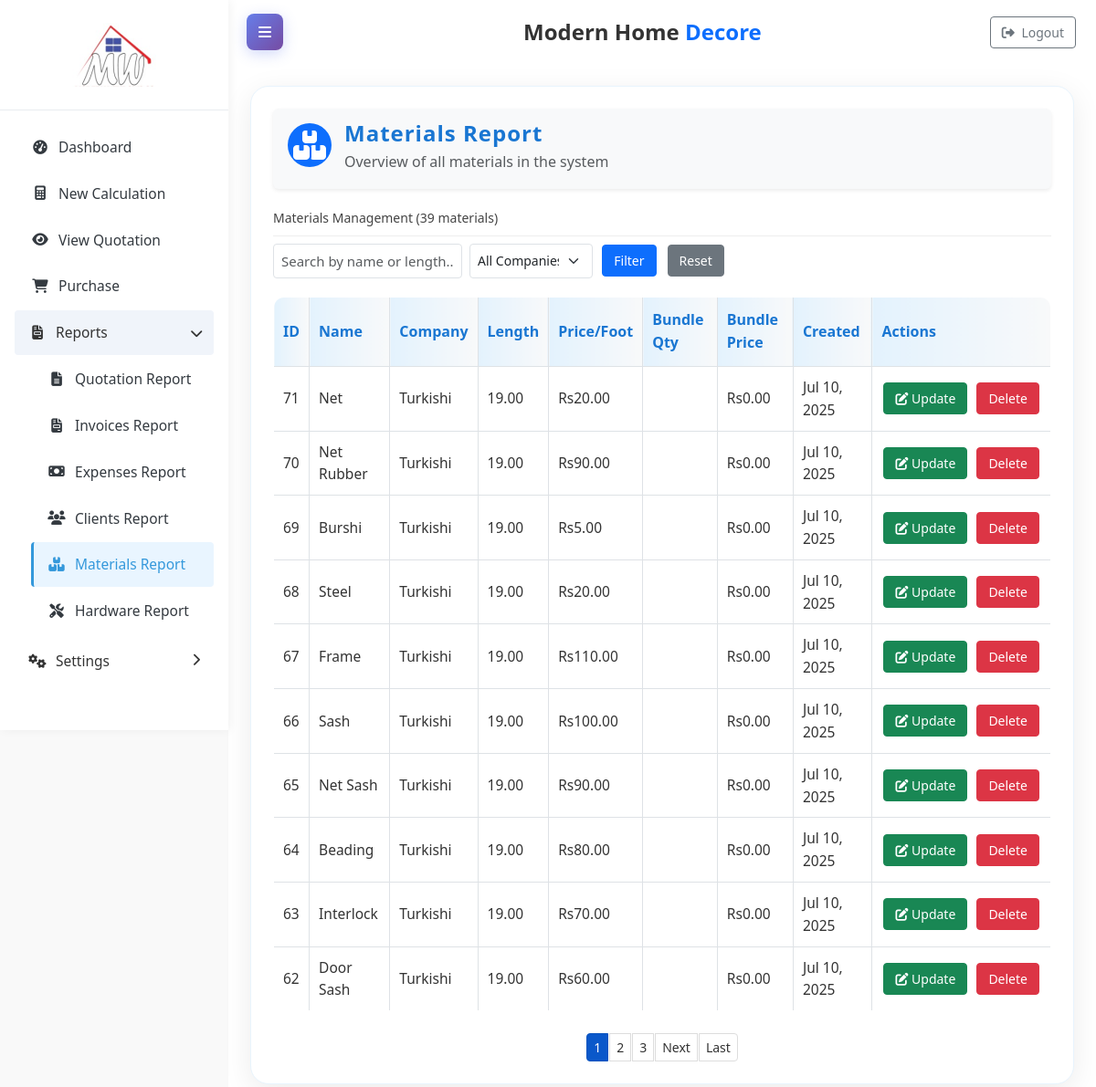
Before: /?page=reports_materials with the older database file.
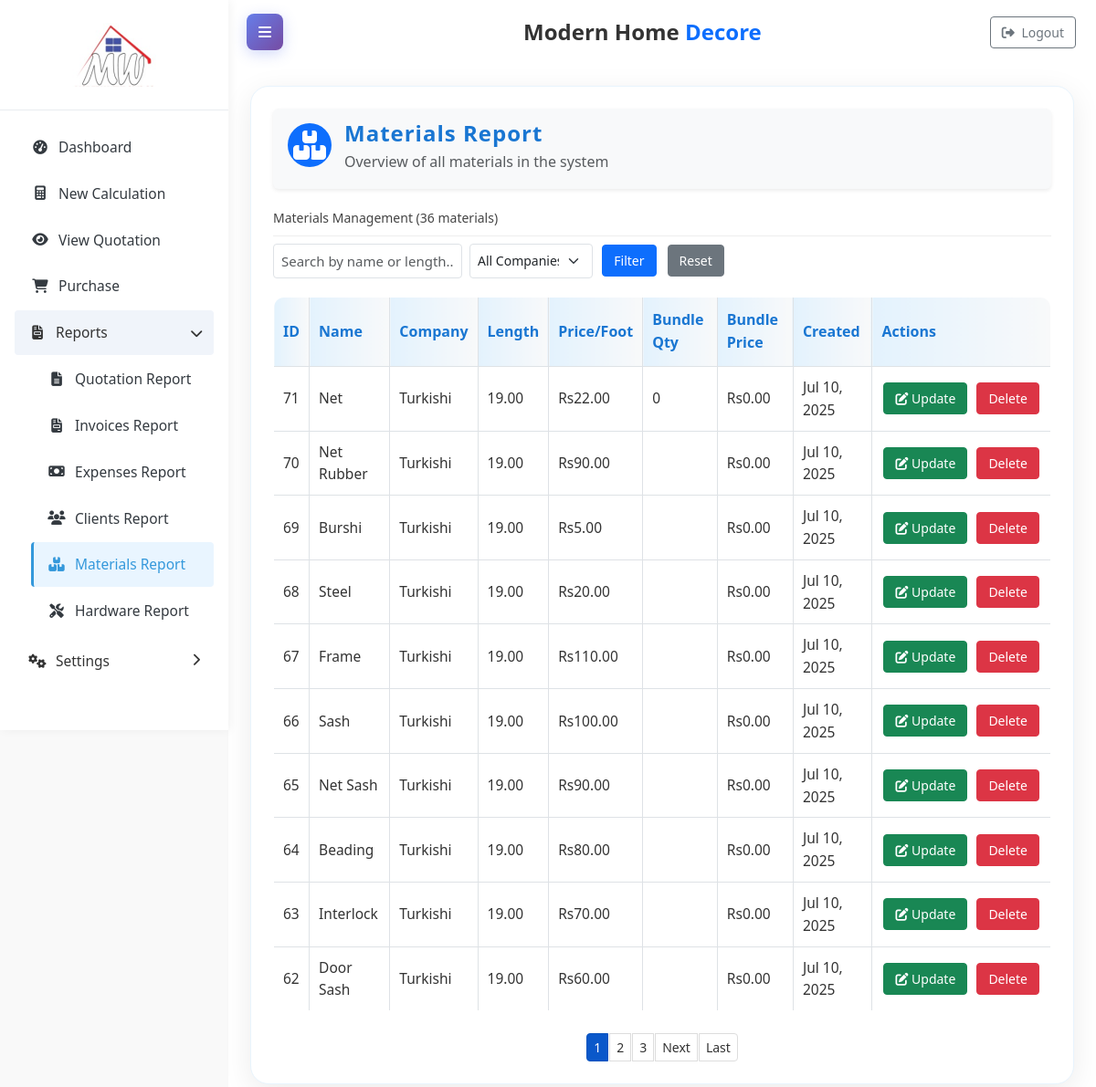
After: the same page with the newer database file.
### tables this page shows
CREATE TABLE `materials` (
  `id` int(11) NOT NULL,
  `company_id` int(11) NOT NULL,
  `name` varchar(255) NOT NULL,
  `length` decimal(10,2) NOT NULL,
  `price_per_foot` decimal(10,2) NOT NULL,
  `bundle_quantity` int(11) DEFAULT NULL,
  `bundle_price` decimal(10,2) DEFAULT NULL,
  `created_at` timestamp NOT NULL DEFAULT current_timestamp()
);

CREATE TABLE `companies` (
  `id` int(11) NOT NULL,
  `name` varchar(255) NOT NULL,
  `description` text DEFAULT NULL,
  `created_at` timestamp NOT NULL DEFAULT current_timestamp(),
  `updated_at` timestamp NOT NULL DEFAULT current_timestamp() ON UPDATE current_timestamp()
);

### reports_materials.php (the view, shortened to what the changed rows need)
<?php
require_once 'db.php';
$per_page = 10;
$page_num = isset($_GET['p']) ? max(1, (int)$_GET['p']) : 1;
$offset = max(0, ($page_num - 1) * $per_page);
$search = isset($_GET['search']) ? $conn->real_escape_string($_GET['search']) : '';
$company_filter = isset($_GET['company']) ? (int)$_GET['company'] : 0;
$sql = "
    SELECT
        m.*,
        co.name AS company_name,
        COUNT(*) OVER() AS total_count
    FROM materials m
    LEFT JOIN companies co ON m.company_id = co.id
";
$sql .= " ORDER BY m.created_at DESC LIMIT $offset, $per_page";
$result = $conn->query($sql);
$materials = [];
$total_count = 0;
if ($result && $result->num_rows > 0) {
    while ($row = $result->fetch_assoc()) {
        if ($total_count === 0) {
            $total_count = $row['total_count'];
        }
        unset($row['total_count']);
        $materials[] = $row;
    }
} else {
    $materials = [];
}
$total_pages = ceil($total_count / $per_page);
?>
<!DOCTYPE html>
<html lang="en">
<head>
</head>
<body>
    <div class="container" style="background:#fff; border-radius:20px; box-shadow:0 8px 32px rgba(0,0,0,0.08); padding:24px; border:1px solid #e8f4fd;">
        <div class="d-flex align-items-center bg-light rounded shadow-sm pt-2 pb-3 px-3 mb-4" style="gap: 14px;">
            <span class="bg-primary text-white rounded-circle d-flex align-items-center justify-content-center" style="width: 48px; height: 48px; font-size: 2rem;">
                <i class="fas fa-boxes"></i>
            </span>
            <div style="display: flex; flex-direction: column;">
                <span style="font-size: 1.5rem; font-weight: 600; color: #1976d2; letter-spacing: 1px;">Materials Report</span>
                <small class="text-muted" style="font-size: 1rem;">Overview of all materials in the system</small>
            </div>
        </div>
        <h3>Materials Management (<?= $total_count ?> materials)</h3>
        <form method="get" action="">
            <div class="row g-2 align-items-center mb-3">
                <div class="col-md-3">
                    <input type="text" name="search" class="form-control form-control-sm" style="height:38px;font-size:15px;" placeholder="Search by name or length..." value="<?= !empty($search) ? htmlspecialchars($search) : '' ?>">
                </div>
                <div class="col-md-2">
                    <select name="company" class="form-select form-select-sm" style="height:38px;">
                        <option value="0">All Companies</option>
                    </select>
                </div>
                <div class="col-md-auto">
                    <button type="submit" class="btn btn-primary btn-sm">Filter</button>
                </div>
                <div class="col-md-auto">
                    <a href="index.php?page=reports_materials" class="btn btn-secondary btn-sm">Reset</a>
                </div>
            </div>
        </form>
        <table class="report-table">
            <thead class="table-light">
                <tr>
                    <th>ID</th>
                    <th>Name</th>
                    <th>Company</th>
                    <th>Length</th>
                    <th>Price/Foot</th>
                    <th>Bundle Qty</th>
                    <th>Bundle Price</th>
                    <th>Created</th>
                    <th>Actions</th>
                </tr>
            </thead>
            <tbody>
                <?php if (empty($materials)): ?>
                    <tr>
                        <td colspan="9" style="text-align: center;">No materials found</td>
                    </tr>
                <?php else: ?>
                    <?php foreach ($materials as $material): ?>
                        <tr>
                            <td><?= htmlspecialchars($material['id'] ?? '') ?></td>
                            <td><?= htmlspecialchars($material['name'] ?? '') ?></td>
                            <td><?= htmlspecialchars($material['company_name'] ?? 'N/A') ?></td>
                            <td><?= htmlspecialchars($material['length'] ?? '') ?></td>
                            <td>Rs<?= isset($material['price_per_foot']) ? number_format((float)$material['price_per_foot'], 2) : '0.00' ?></td>
                            <td><?= htmlspecialchars($material['bundle_quantity'] ?? '') ?></td>
                            <td>Rs<?= isset($material['bundle_price']) ? number_format((float)$material['bundle_price'], 2) : '0.00' ?></td>
                            <td><?= !empty($material['created_at']) ? date('M d, Y', strtotime($material['created_at'])) : '' ?></td>
                            <td class="actions">
                                <a href="#" class="btn btn-success btn-sm me-1" onclick="openEditMaterialModal({
                                    id: '<?= $material['id'] ?>',
                                    name: '<?= htmlspecialchars($material['name'], ENT_QUOTES) ?>',
                                    company_id: '<?= $material['company_id'] ?>',
                                    length: '<?= htmlspecialchars($material['length'], ENT_QUOTES) ?>',
                                    price_per_foot: '<?= $material['price_per_foot'] ?>',
                                    bundle_quantity: '<?= $material['bundle_quantity'] ?>',
                                    bundle_price: '<?= $material['bundle_price'] ?>'
                                }); return false;">
                                    <i class="fas fa-edit"></i> Update
                                </a>
                                <a href="index.php?page=reports_materials&delete=<?= $material['id'] ?>" class="btn btn-danger btn-sm" onclick="return confirm('Are you sure you want to delete this material?')">Delete</a>
                            </td>
                        </tr>
                    <?php endforeach; ?>
                <?php endif; ?>
            </tbody>
        </table>
        <?php if ($total_pages > 1): ?>
            <div class="pagination d-flex justify-content-center">
                <div class="btn-group" role="group" aria-label="Pagination">
                <?php
                $start = max(1, $page_num - 2);
                $end = min($total_pages, $page_num + 2);
                for ($i = $start; $i <= $end; $i++): ?>
                    <?php if ($i == $page_num): ?>
                        <span class="btn btn-primary btn-lg active"><?= $i ?></span>
                    <?php else: ?>
                        <a href="index.php?page=reports_materials&p=<?= $i ?>&search=<?= urlencode($search) ?>&company=<?= $company_filter ?>" class="btn btn-outline-primary btn-lg"><?= $i ?></a>
                    <?php endif; ?>
                <?php endfor; ?>
                <?php if ($page_num < $total_pages): ?>
                    <a href="index.php?page=reports_materials&p=<?= $page_num + 1 ?>&search=<?= urlencode($search) ?>&company=<?= $company_filter ?>" class="btn btn-outline-primary btn-lg">Next</a>
                    <a href="index.php?page=reports_materials&p=<?= $total_pages ?>&search=<?= urlencode($search) ?>&company=<?= $company_filter ?>" class="btn btn-outline-primary btn-lg">Last</a>
                <?php endif; ?>
                </div>
            </div>
        <?php endif; ?>
    </div>
</body>
</html>

Changed rows visible on the page:
changed materials "Net": price_per_foot "20.00" → "22.00"; bundle_quantity (not shown) → "0"; bundle_price (not shown) → "0.00"; no longer shows "0.00"
Other visible differences:
$total_count: "39" → "36"
